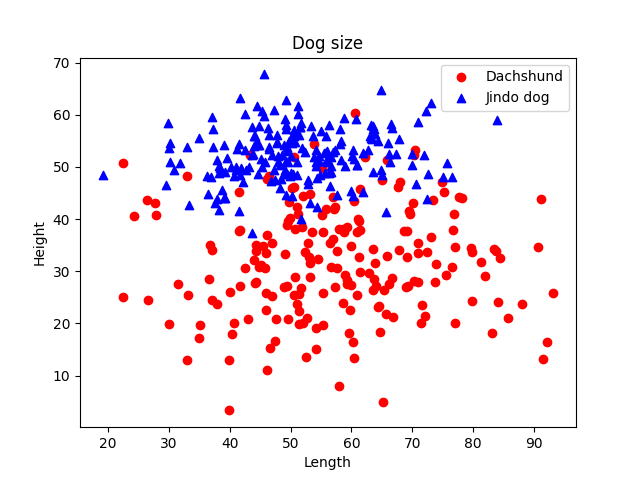

The Python source for this figure:
import numpy as np

def generate_dog_data(initial_lengths, initial_heights, label, num_samples=200):
    """
    초기 데이터를 바탕으로 정규분포를 따르는 가상 데이터(200개)를 생성.
    """
    # 평균과 표준편차 계산
    length_mean = np.mean(initial_lengths)
    height_mean = np.mean(initial_heights)
    length_std = np.std(initial_lengths)
    height_std = np.std(initial_heights)

    # 정규분포를 이용해 새로운 데이터 생성(표준편차를 3배로 늘려서 에러를 넣어 줌)
    new_lengths = np.random.normal(length_mean, 3*length_std, num_samples)
    new_heights = np.random.normal(height_mean, 3*height_std, num_samples)

    # 데이터와 레이블 생성
    data = np.column_stack((new_lengths, new_heights))
    labels = np.full(len(data), label)
    
    return data, labels, new_lengths, new_heights

# 닥스훈트의 길이와 높이 데이터
dach_length_tiny = [55, 57, 64, 63, 58, 49, 54, 61]
dach_height_tiny = [30, 31, 36, 30, 33, 25, 37, 34]

# 진돗개의 길이와 높이 데이터
jin_length_tiny = [56, 47, 56, 46, 49, 53, 52, 48]
jin_height_tiny = [52, 52, 50, 53, 50, 53, 49, 54]

#print(d_data)
#print(d_label)
#print(j_data)
#print(j_label)

d_data, d_label, dach_length, dach_height = \
    generate_dog_data(dach_length_tiny, dach_height_tiny, 0) # 닥스훈트는 0으로 레이블링
j_data, j_label, jin_length, jin_height = \
    generate_dog_data(jin_length_tiny, jin_height_tiny, 1) # 진돗개는 1로 레이블링

# 닥스훈트와 진돗개 데이터를 합쳐 전체 데이터셋 생성
dogs = np.concatenate((d_data, j_data))
labels = np.concatenate((d_label, j_label))
dog_classes = {0:'닥스훈트', 1:'진돗개'}
#print(dogs)
#print(labels)

from sklearn.model_selection import train_test_split # 데이터 분할
X_train, X_test, y_train, y_test = \
    train_test_split(dogs, labels, test_size=0.2, random_state=42)
    # 데이터셋을 훈련용과 테스트용으로 분할. 8:2 비율, random_state는 난수 시드

from sklearn.model_selection import train_test_split
X_train, X_test, y_train, y_test = train_test_split(dogs, labels, test_size=0.2, random_state=42)
# 데이터셋을 훈련용과 테스트용으로 분할. 8:2 비율, random_state는 난수 시드

from sklearn.pipeline import Pipeline
from sklearn.preprocessing import StandardScaler
from sklearn.svm import LinearSVC

svm = Pipeline([  # 표준 스케일러, 선형 SVM 분류기를 파이프라인에 넘겨줌
    ('scaler', StandardScaler()),
    ('linearSVC', LinearSVC(C=1, loss='hinge', dual=True)) # 선형 SVM 분류기
    ])
svm.fit(X_train, y_train)     # 이 svm 파이프라인에 X, y 값을 넣어 학습시킴

# 테스트 데이터로 모델 정확도 평가
score = svm.score(X_test, y_test)
print(f'SVM 모델의 정확도: {score:.2f}')

# 출력 및 저장
import matplotlib.pyplot as plt

plt.scatter(dach_length, dach_height, c='r', label='Dachshund')
plt.scatter(jin_length, jin_height,c='b',marker='^', label='Jindo dog')

plt.xlabel('Length')
plt.ylabel('Height')
plt.title("Dog size")
plt.legend(loc='upper right')

plt.savefig('quiz4-1.png')
print("그래프가 'quiz4-1.png' 파일로 저장되었습니다.")
